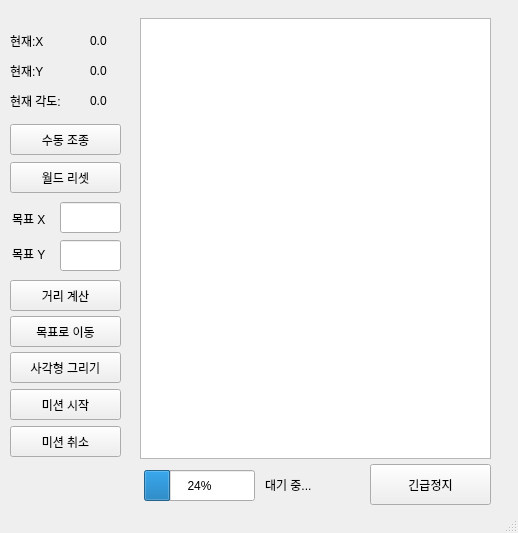
<?xml version="1.0" encoding="UTF-8"?>
<ui version="4.0">
 <class>MainWindow</class>
 <widget class="QMainWindow" name="MainWindow">
  <property name="geometry">
   <rect>
    <x>0</x>
    <y>0</y>
    <width>518</width>
    <height>533</height>
   </rect>
  </property>
  <property name="windowTitle">
   <string>MainWindow</string>
  </property>
  <widget class="QWidget" name="centralwidget">
   <widget class="QLabel" name="lbl_name_x">
    <property name="geometry">
     <rect>
      <x>10</x>
      <y>20</y>
      <width>81</width>
      <height>41</height>
     </rect>
    </property>
    <property name="text">
     <string>현재:X</string>
    </property>
   </widget>
   <widget class="QLabel" name="lbl_name_theta">
    <property name="geometry">
     <rect>
      <x>10</x>
      <y>80</y>
      <width>81</width>
      <height>41</height>
     </rect>
    </property>
    <property name="text">
     <string>현재 각도:</string>
    </property>
   </widget>
   <widget class="QLabel" name="lbl_name_y">
    <property name="geometry">
     <rect>
      <x>10</x>
      <y>50</y>
      <width>81</width>
      <height>41</height>
     </rect>
    </property>
    <property name="text">
     <string>현재:Y</string>
    </property>
   </widget>
   <widget class="QLabel" name="lbl_pos_y">
    <property name="geometry">
     <rect>
      <x>90</x>
      <y>50</y>
      <width>81</width>
      <height>41</height>
     </rect>
    </property>
    <property name="text">
     <string>0.0</string>
    </property>
   </widget>
   <widget class="QLabel" name="lbl_pos_x">
    <property name="geometry">
     <rect>
      <x>90</x>
      <y>20</y>
      <width>81</width>
      <height>41</height>
     </rect>
    </property>
    <property name="text">
     <string>0.0</string>
    </property>
   </widget>
   <widget class="QLabel" name="lbl_theta">
    <property name="geometry">
     <rect>
      <x>90</x>
      <y>80</y>
      <width>81</width>
      <height>41</height>
     </rect>
    </property>
    <property name="text">
     <string>0.0</string>
    </property>
   </widget>
   <widget class="QPushButton" name="btn_open_teleop">
    <property name="geometry">
     <rect>
      <x>10</x>
      <y>124</y>
      <width>111</width>
      <height>31</height>
     </rect>
    </property>
    <property name="text">
     <string>수동 조종</string>
    </property>
   </widget>
   <widget class="QPushButton" name="btn_reset">
    <property name="geometry">
     <rect>
      <x>10</x>
      <y>162</y>
      <width>111</width>
      <height>31</height>
     </rect>
    </property>
    <property name="text">
     <string>월드 리셋</string>
    </property>
   </widget>
   <widget class="QPushButton" name="btn_draw_square">
    <property name="geometry">
     <rect>
      <x>10</x>
      <y>352</y>
      <width>111</width>
      <height>31</height>
     </rect>
    </property>
    <property name="text">
     <string>사각형 그리기</string>
    </property>
   </widget>
   <widget class="QPushButton" name="btn_go_to_goal">
    <property name="geometry">
     <rect>
      <x>10</x>
      <y>316</y>
      <width>111</width>
      <height>31</height>
     </rect>
    </property>
    <property name="text">
     <string>목표로 이동</string>
    </property>
   </widget>
   <widget class="QPushButton" name="btn_get_distance">
    <property name="geometry">
     <rect>
      <x>10</x>
      <y>280</y>
      <width>111</width>
      <height>31</height>
     </rect>
    </property>
    <property name="text">
     <string>거리 계산</string>
    </property>
   </widget>
   <widget class="QPushButton" name="btn_action_start">
    <property name="geometry">
     <rect>
      <x>10</x>
      <y>389</y>
      <width>111</width>
      <height>31</height>
     </rect>
    </property>
    <property name="text">
     <string>미션 시작</string>
    </property>
   </widget>
   <widget class="QLineEdit" name="input_goal_x">
    <property name="geometry">
     <rect>
      <x>60</x>
      <y>202</y>
      <width>61</width>
      <height>31</height>
     </rect>
    </property>
   </widget>
   <widget class="QLineEdit" name="input_goal_y">
    <property name="geometry">
     <rect>
      <x>60</x>
      <y>240</y>
      <width>61</width>
      <height>31</height>
     </rect>
    </property>
   </widget>
   <widget class="QProgressBar" name="progress_bar">
    <property name="geometry">
     <rect>
      <x>144</x>
      <y>470</y>
      <width>111</width>
      <height>31</height>
     </rect>
    </property>
    <property name="value">
     <number>24</number>
    </property>
   </widget>
   <widget class="QLabel" name="lbl_mission_status">
    <property name="geometry">
     <rect>
      <x>265</x>
      <y>464</y>
      <width>101</width>
      <height>41</height>
     </rect>
    </property>
    <property name="text">
     <string>대기 중...</string>
    </property>
   </widget>
   <widget class="QTextEdit" name="text_log">
    <property name="geometry">
     <rect>
      <x>140</x>
      <y>18</y>
      <width>351</width>
      <height>441</height>
     </rect>
    </property>
   </widget>
   <widget class="QPushButton" name="btn_emergency_stop">
    <property name="geometry">
     <rect>
      <x>370</x>
      <y>464</y>
      <width>121</width>
      <height>41</height>
     </rect>
    </property>
    <property name="text">
     <string>긴급정지</string>
    </property>
   </widget>
   <widget class="QPushButton" name="btn_cancel_action">
    <property name="geometry">
     <rect>
      <x>10</x>
      <y>426</y>
      <width>111</width>
      <height>31</height>
     </rect>
    </property>
    <property name="text">
     <string>미션 취소</string>
    </property>
   </widget>
   <widget class="QLabel" name="label">
    <property name="geometry">
     <rect>
      <x>12</x>
      <y>210</y>
      <width>67</width>
      <height>17</height>
     </rect>
    </property>
    <property name="text">
     <string>목표 X</string>
    </property>
   </widget>
   <widget class="QLabel" name="label_2">
    <property name="geometry">
     <rect>
      <x>12</x>
      <y>245</y>
      <width>67</width>
      <height>17</height>
     </rect>
    </property>
    <property name="text">
     <string>목표 Y</string>
    </property>
   </widget>
  </widget>
  <widget class="QStatusBar" name="statusbar"/>
 </widget>
 <resources/>
 <connections/>
</ui>
